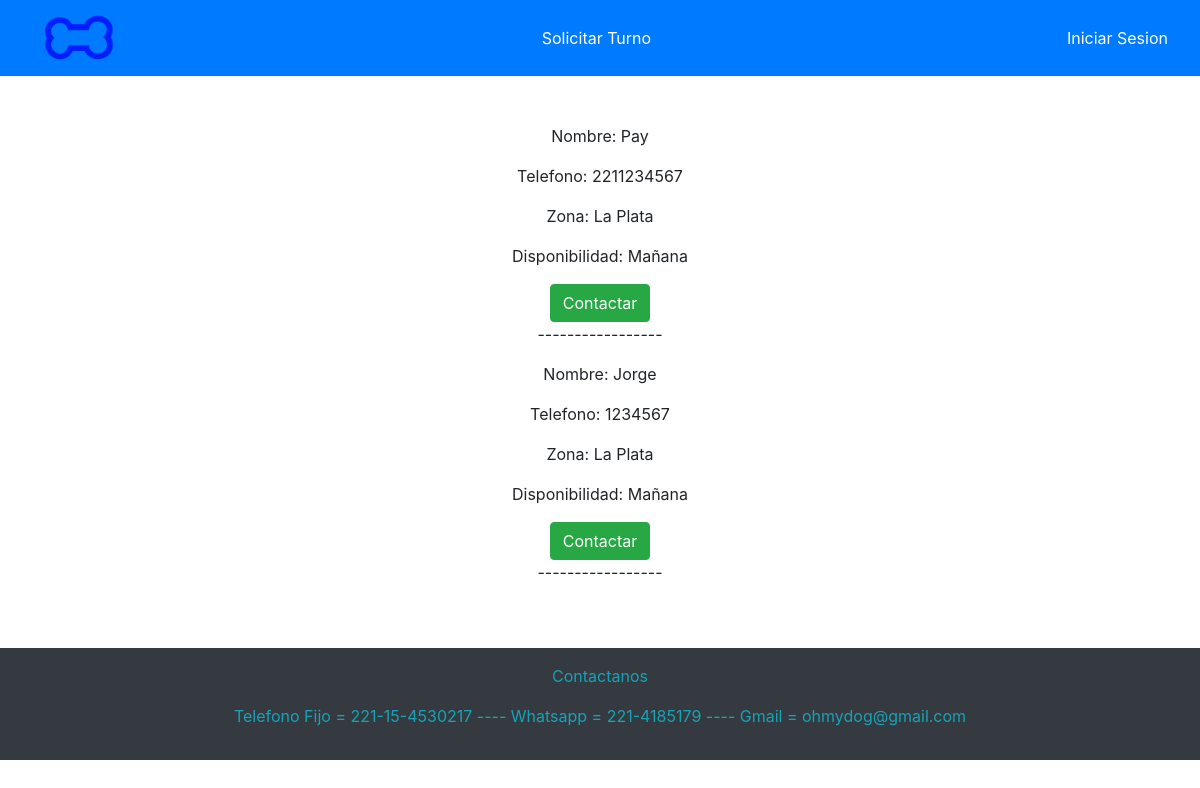
Page /cuidadores on the earlier database version.
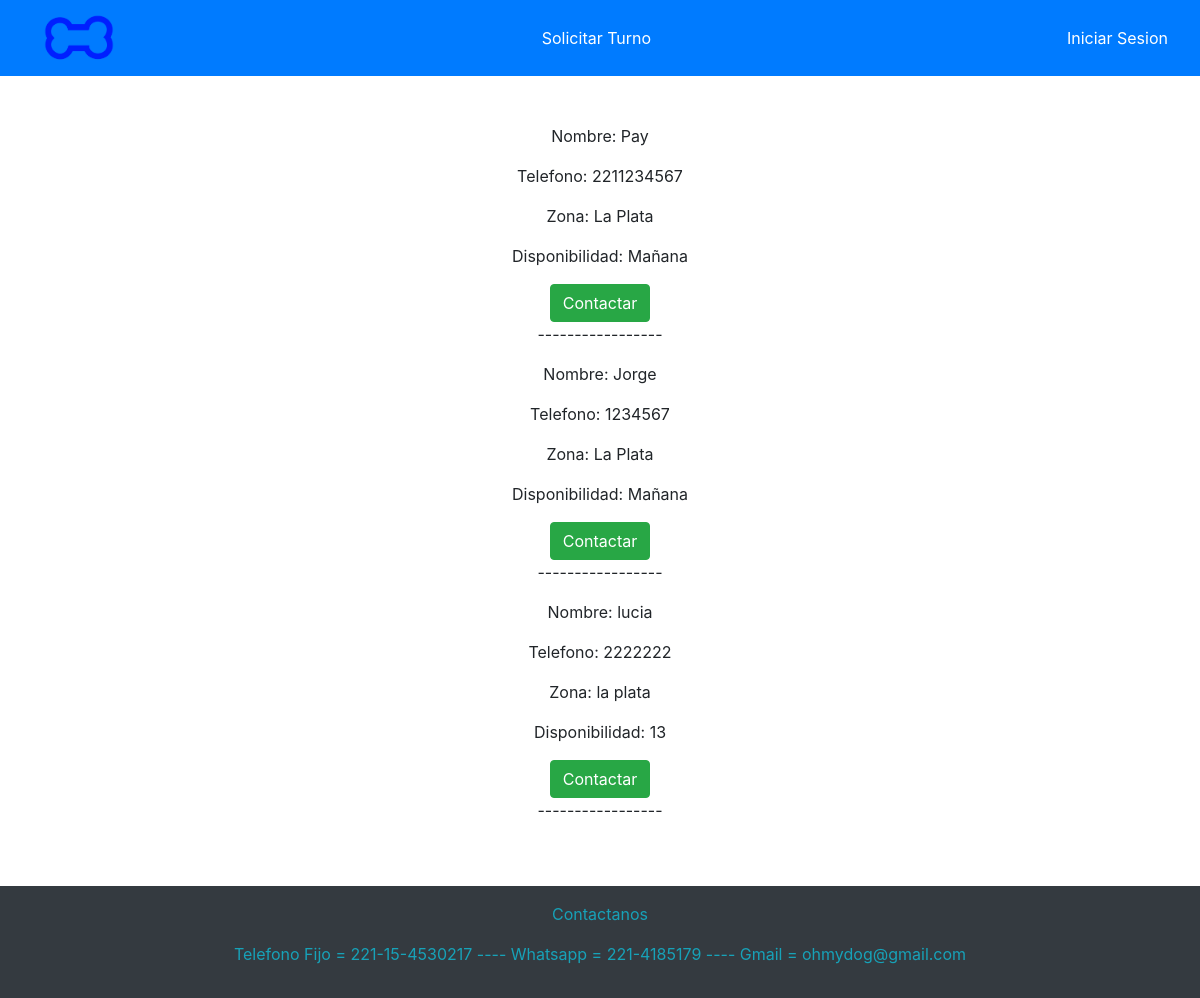
Same page on the later database version.
### APP/models.py (models this page shows, shortened)
class Cuidador(models.Model):
    nombre = models.CharField(max_length=50)
    telefono = models.IntegerField()
    zona = models.CharField(max_length=20)
    disponibilidad = models.CharField(max_length=30)

### APP/views.py (the view)
# urls.py: path('cuidadores',views.listarCuidadores,name='cuidadores'),
def listarCuidadores(request):
    context = Cuidador.objects.all()
    return render(request, 'paginas/listaCuidadores.html', {'context': context})

### APP/templates/paginas/listaCuidadores.html (shortened to what this page needs)
{% extends 'paginas/base.html' %}
{% load static %}
{% block contenido %}
<div class="d-flex justify-content-center flex-column align-items-center">
    {% for c in context %}
        <p>Nombre: {{ c.nombre }}</p>
        <p>Telefono: {{ c.telefono }}</p>
        <p>Zona: {{ c.zona }}</p>
        <p>Disponibilidad: {{ c.disponibilidad }}</p>
        <a href="./contactarC/{{c.nombre}}/{{c.telefono}}" class="btn btn-success">Contactar</a>
        <p>-----------------</p>
    {% endfor %}
</div>
{% endblock %}

Differences in the rows shown:
added Cuidador: nombre "lucia", telefono "2222222", zona "la plata", disponibilidad "13"
